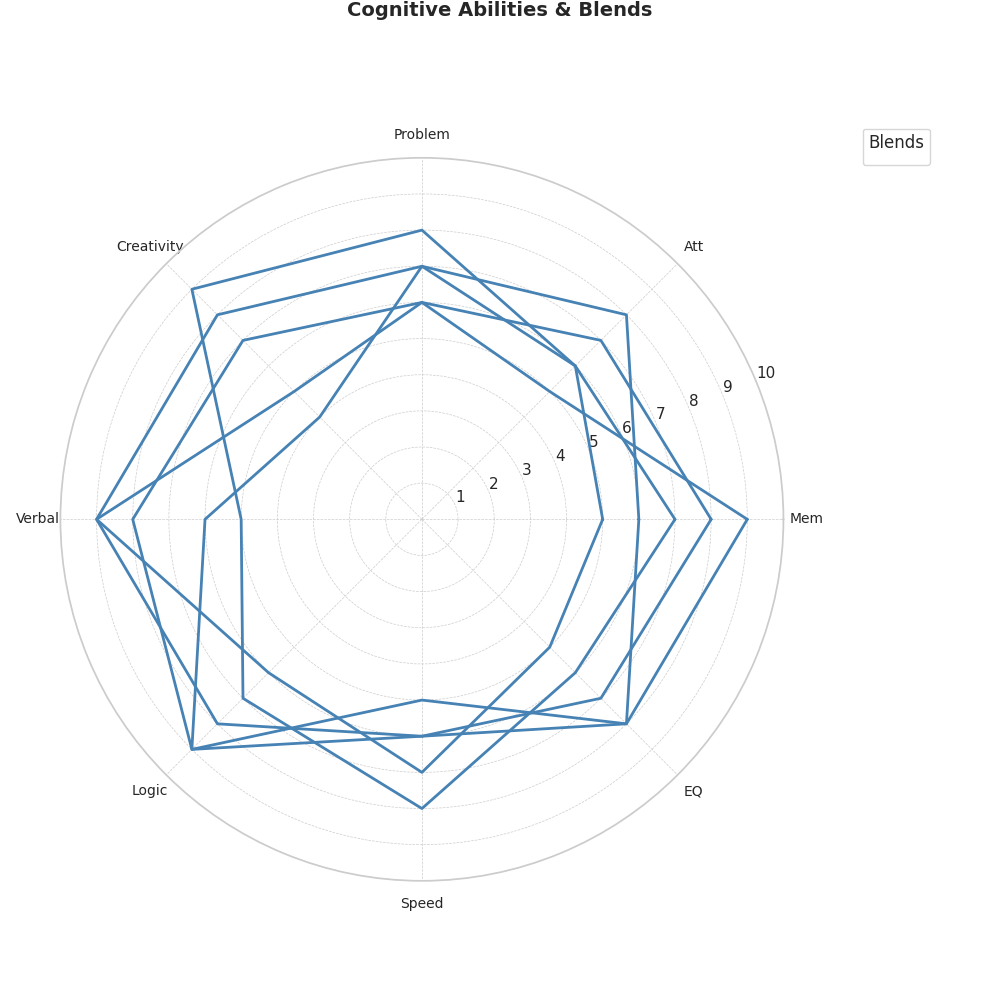

This chart was generated by the following Python code:
import matplotlib.pyplot as plt
import numpy as np

def radar_chart_angles(n):
    return np.linspace(0, 2 * np.pi, n, endpoint=False).tolist()

def create_radar_data(values, angles):
    return values + values[:1], angles + angles[:1]

categories = ['Mem', 'Att', 'Problem', 'Creativity', 'Verbal',
              'Logic', 'Speed', 'EQ']

alpha_mix = [8, 7, 6, 5, 9, 8, 6, 7]
beta_boost = [6, 8, 7, 4, 6, 9, 5, 8]
gamma_grow = [7, 6, 8, 9, 5, 7, 8, 6]
delta_develop = [5, 6, 7, 8, 9, 6, 7, 5]
epsilon_enhance = [9, 5, 6, 7, 8, 9, 6, 8]

angles = radar_chart_angles(len(categories))

fig, ax = plt.subplots(figsize=(10, 10), subplot_kw=dict(polar=True))
fig.suptitle("Cognitive Abilities & Blends", fontsize=14, fontweight='bold', va='bottom')

blends_data = {'A-Mix': alpha_mix, 'B-Boost': beta_boost, 'G-Grow': gamma_grow,
               'D-Develop': delta_develop, 'E-Enhance': epsilon_enhance}

color = '#4682B4'

for blend in blends_data.values():
    values, angles_filled = create_radar_data(blend, angles)
    ax.plot(angles_filled, values, color=color, linewidth=2)

ax.set_yticks(range(1, 11))
ax.set_xticks(angles)
ax.set_xticklabels(categories, fontsize=10)

ax.yaxis.grid(True, linestyle='--', linewidth=0.5)
ax.xaxis.grid(True, linestyle='--', linewidth=0.5)
ax.set_ylim(0, 10)

plt.legend(loc='upper left', bbox_to_anchor=(1.1, 1.05), title="Blends", fontsize=10)

plt.tight_layout(rect=[0, 0, 0.95, 1])
plt.show()
